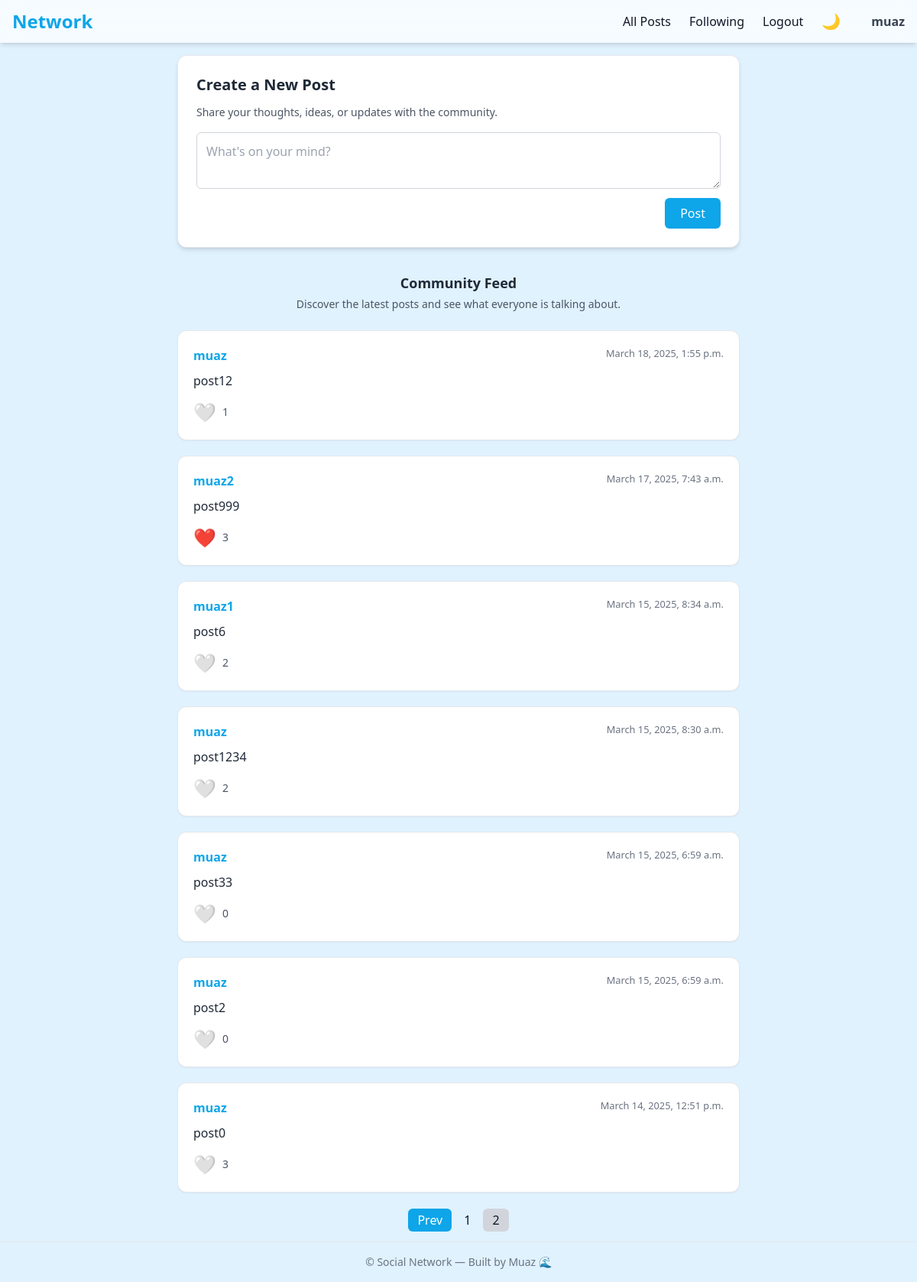
Page /?page=2 (signed in) on the committed database.
### network/models.py (models this page shows)
class User(AbstractUser):
    pass

class Posts(models.Model):
    newpost=models.TextField()
    creator=models.ForeignKey(User, on_delete=models.CASCADE,related_name="Allposts")
    likes = models.IntegerField(default=0)
    liked_by=models.ManyToManyField(User,related_name="likedpost",blank=True)
    timestamp= models.DateTimeField(auto_now_add=True)

### network/views.py (the view)
# urls.py: path("", views.index, name="index"),
def index(request):
    items = Posts.objects.all().order_by('-timestamp')
    paginator=Paginator(items,10)
    page=request.GET.get('page', 1)
    query=paginator.get_page(page)
    return render(request, "network/index.html", {"query": query})

### network/templates/network/index.html (shortened to what this page needs)
{% extends "network/layout.html" %}
{% block body %}
<div class="max-w-3xl mx-auto mb-8">
    {% if user.is_authenticated %}
    <div class="bg-white dark:bg-[#1E293B] p-6 rounded-xl shadow-md border border-gray-200 dark:border-gray-700 transition-colors duration-300">
        <h2 class="text-xl font-semibold text-gray-800 dark:text-gray-200 mb-3">Create a New Post</h2>
        <p class="text-gray-600 dark:text-gray-400 mb-4 text-sm">Share your thoughts, ideas, or updates with the community.</p>
        <form action="{% url 'newpost' %}" method="post" class="flex flex-col gap-3">
            <textarea name="content" placeholder="What's on your mind?"
                      class="border border-gray-300 dark:border-gray-600 rounded-md p-3 w-full focus:outline-none focus:ring-2 focus:ring-[#0EA5E9] dark:bg-[#0F172A] dark:text-gray-100 transition-colors duration-300"></textarea>
            <div class="flex justify-end">
                <button type="submit"
                        class="bg-[#0EA5E9] text-white px-5 py-2 rounded-md font-medium hover:bg-[#0284C7] transition-colors duration-200 shadow-sm">
                    Post
                </button>
            </div>
        </form>
    </div>
    {% endif %}
</div>
<div class="max-w-3xl mx-auto mb-6 text-center">
    <h3 class="text-lg font-semibold text-gray-800 dark:text-gray-200">Community Feed</h3>
    <p class="text-gray-600 dark:text-gray-400 text-sm mt-1">
        Discover the latest posts and see what everyone is talking about.
    </p>
</div>
<div class="flex flex-col gap-5 max-w-3xl mx-auto">
    {% for i in query %}
    <div class="bg-white dark:bg-[#1E293B] p-5 rounded-xl shadow-sm border border-gray-200 dark:border-gray-700 transition-colors duration-300">
        <div class="flex justify-between items-start mb-1">
            <a href="{% url 'profile' i.creator.id %}" class="font-semibold text-[#0EA5E9] hover:underline">{{ i.creator.username }}</a>
            <small class="text-gray-500 dark:text-gray-400">{{ i.timestamp }}</small>
        </div>
        <p class="mt-2 text-gray-800 dark:text-gray-200 leading-relaxed">{{ i.newpost }}</p>
        <div class="mt-3 flex items-center">
            <button
                class="like-button text-2xl focus:outline-none transition-colors duration-200"
                data-post-id="{{ i.id }}"
                {% if user in i.liked_by.all %}
                    style="color:red;"
                {% else %}
                    style="color:white;"
                {% endif %}>
                {% if user in i.liked_by.all %}
                    ❤️
                {% else %}
                    🤍
                {% endif %}
            </button>
            <span class="ml-2 text-sm text-gray-600 dark:text-gray-400" id="likes-count-{{ i.id }}">{{ i.likes }}</span>
        </div>
    </div>
    {% empty %}
    <p class="text-center text-gray-500 dark:text-gray-400">No posts yet. Be the first to share something!</p>
    {% endfor %}
</div>
<div class="mt-6 flex justify-center max-w-3xl mx-auto">
    <nav>
        <ul class="flex gap-1">
            {% if query.has_previous %}
                <li>
                    <a href="?page={{ query.previous_page_number }}" class="px-3 py-1 rounded-md bg-[#0EA5E9] text-white hover:bg-[#0284C7]">Prev</a>
                </li>
            {% endif %}
            {% for page_num in query.paginator.page_range %}
                {% if query.number == page_num %}
                    <li>
                        <span class="px-3 py-1 rounded-md bg-gray-300 dark:bg-gray-600">{{ page_num }}</span>
                    </li>
                {% else %}
                    <li>
                        <a href="?page={{ page_num }}" class="px-3 py-1 rounded-md hover:bg-gray-200 dark:hover:bg-gray-700">{{ page_num }}</a>
                    </li>
                {% endif %}
            {% endfor %}
        </ul>
    </nav>
</div>
{% endblock %}

### network/templates/network/layout.html (shortened to what this page needs)
{% load static %}
<!DOCTYPE html>
<html lang="en" class="scroll-smooth">
  <head>
    <script src="https://cdn.tailwindcss.com"></script>
  </head>
  <body
    class="bg-[#E0F2FE] dark:bg-[#0F172A] min-h-screen flex flex-col text-gray-900 dark:text-gray-100 transition-colors duration-300"
  >
    <nav
      class="bg-white/70 dark:bg-[#1E293B] backdrop-blur-md shadow-md sticky top-0 z-50 transition-colors duration-300"
    >
      <div
        class="max-w-7xl mx-auto px-4 py-3 flex justify-between items-center"
      >
        <a href="{% url 'index' %}" class="text-2xl font-bold text-[#0EA5E9]">Network</a>
        <ul class="hidden md:flex gap-6 items-center font-medium">
          <li><a href="{% url 'index' %}" class="hover:text-[#0EA5E9]">All Posts</a></li>
          {% if user.is_authenticated %}
            <li><a href="{% url 'following' %}" class="hover:text-[#0EA5E9]">Following</a></li>
            <li><a href="{% url 'logout' %}" class="hover:text-[#0EA5E9]">Logout</a></li>
          {% else %}
            <li><a href="{% url 'login' %}" class="hover:text-[#0EA5E9]">Login</a></li>
            <li><a href="{% url 'register' %}" class="hover:text-[#0EA5E9]">Register</a></li>
          {% endif %}
          <li>
            <button
              id="dark-toggle"
              class="text-xl focus:outline-none"
              aria-label="Toggle Dark Mode"
            >🌙</button>
          </li>
          {% if user.is_authenticated %}
          <li class="ml-4 text-gray-700 dark:text-gray-200 font-semibold">
            <a href="{% url 'profile' user.id %}">{{ user.username }}</a>
          </li>
          {% endif %}
        </ul>
      </div>
    </nav>
    <main class="flex-1 max-w-3xl mx-auto w-full p-4">
      {% block body %}{% endblock %}
    </main>
    <footer class="text-center text-sm text-gray-500 py-4 border-t dark:border-gray-700">
      © {{ now.year }} Social Network — Built by Muaz 🌊
    </footer>
  </body>
</html>

### rows in the picture
User: username "muaz"
Posts: creator.username "muaz", timestamp "March 18, 2025, 1:55 p.m.", newpost "post12", likes "1"
Posts: creator.username "muaz2", timestamp "March 17, 2025, 7:43 a.m.", newpost "post999", likes "3"
Posts: creator.username "muaz1", timestamp "March 15, 2025, 8:34 a.m.", newpost "post6", likes "2"
Posts: creator.username "muaz", timestamp "March 15, 2025, 8:30 a.m.", newpost "post1234", likes "2"
Posts: creator.username "muaz", timestamp "March 15, 2025, 6:59 a.m.", newpost "post33", likes "0"
Posts: creator.username "muaz", timestamp "March 15, 2025, 6:59 a.m.", newpost "post2", likes "0"
Posts: creator.username "muaz", timestamp "March 14, 2025, 12:51 p.m.", newpost "post0", likes "3"

### other values in the picture
{{ page_num }} "1"
{{ page_num }} "2"
